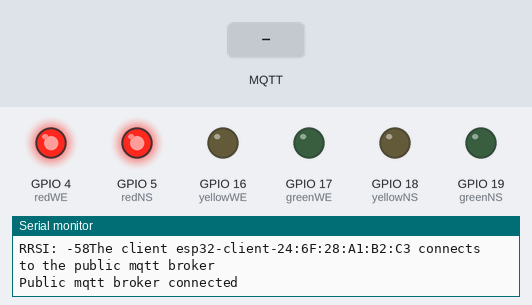
Bench run of a sketch on a simulated ESP32. On the bench: output pins drawn as LEDs (lit = HIGH), the last lines printed to the serial monitor. The inputs (shaded band) are chosen by the test bench. WiFi joins after 1.5 s; servers stay silent unless stated; no MQTT or app messages arrive unless stated.

Above: at 3.2 s.
3.3 s: MQTT message "NS green" arrives on the first subscribed topic
At 4.5 s:
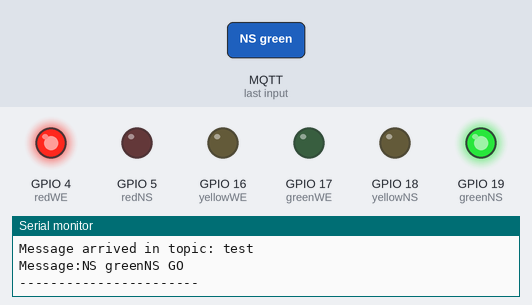
4.8 s: MQTT message "WE green" arrives on the first subscribed topic
At 5.7 s:
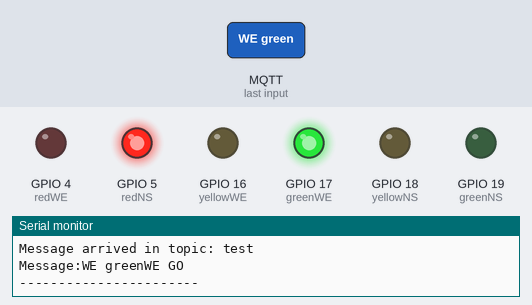
Timing chart, 0 to 7.8 s (numbered marks = the images above; inputs shaded):
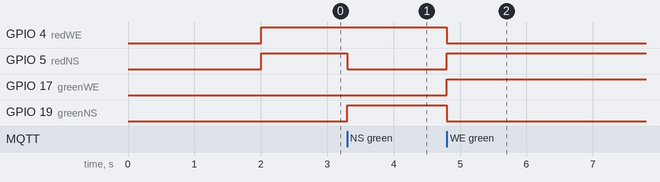

Measured:
- after the input at 3.3 s, GPIO 5 (redNS): HIGH → LOW at once; GPIO 19 (greenNS): LOW → HIGH at once
- after the input at 4.8 s, GPIO 4 (redWE), GPIO 19 (greenNS): HIGH → LOW at once; GPIO 5 (redNS), GPIO 17 (greenWE): LOW → HIGH at once

The sketch:

mqtt_lights.ino
```cpp
#include <WiFi.h>
#include <PubSubClient.h>
const int greenNS = 19;
const int yellowNS = 18;
const int redNS = 5;

const int greenWE = 17;
const int yellowWE = 16;
const int redWE = 4;
//const int yellow = 2;
//tb2j60YpfvFsWEBXFg3TmVUv6QG58YI4
const char* ssid = "colosseum";
const char* pswd = "";

const char *mqtt_broker = "ff9eefa9-internet-facing-4a22d2ce6a6119fc.elb.us-east-1.amazonaws.com";
const char *topic = "test";
const char *mqtt_username = "lights1234";
const char *mqtt_password = "buttons1234";
const int mqtt_port = 1883;

WiFiClient espClient;
PubSubClient client(espClient);
void initWiFi() {
  WiFi.mode(WIFI_STA); //
  WiFi.begin(ssid, pswd);
  Serial.println("connecting to wifi...");
  while (WiFi.status() != WL_CONNECTED) {
    Serial.print('.');
    delay(1000);
  }
  Serial.print("\nConnected to ");
  Serial.print(ssid);
  Serial.print("\nIP: ");
  Serial.print(WiFi.localIP());
}

void setup() {
  // put your setup code here, to run once:
  Serial.begin(115200);
  initWiFi();
  Serial.print("\nRRSI: ");
  Serial.print(WiFi.RSSI());
  //pinMode(yellow, OUTPUT);
  pinMode (redNS, OUTPUT);
  pinMode (yellowNS, OUTPUT);
  pinMode (greenNS, OUTPUT);

  pinMode (redWE, OUTPUT);
  pinMode (yellowWE, OUTPUT);
  pinMode (greenWE, OUTPUT);
  digitalWrite(redWE, 1);
  digitalWrite(redNS, 1);

  client.setServer(mqtt_broker, mqtt_port);
  client.setCallback(callback);
  while (!client.connected()) {
    String client_id = "esp32-client-";
    client_id += String(WiFi.macAddress());
    Serial.printf("The client %s connects to the public mqtt broker\n", client_id.c_str());
    if (client.connect(client_id.c_str(), mqtt_username, mqtt_password)) {
      Serial.println("Public mqtt broker connected");
    } else {
      Serial.print("failed with state ");
      Serial.print(client.state());
      delay(2000);
    }
  }
  client.publish(topic, "lights here");
  client.subscribe(topic);
}


void callback(char *topic, byte *payload, unsigned int length) {
  Serial.print("Message arrived in topic: ");
  Serial.println(topic);
  Serial.print("Message:");
  String message;
  for (int i = 0; i < length; i++) {
    message = message + (char) payload[i];  // convert *byte to string
  }
  Serial.print(message);
  if (message == "NS green") {
    digitalWrite(redWE, 1);
    digitalWrite(redNS, 0);
    digitalWrite(greenWE, 0);
    digitalWrite(greenNS, 1);
    Serial.println("NS GO");
  }
  if (message == "WE green") {
    digitalWrite(redWE, 0);
    digitalWrite(redNS, 1);
    digitalWrite(greenWE, 1);
    digitalWrite(greenNS, 0);
    Serial.println("WE GO");
  }
  Serial.println();
  Serial.println("-----------------------");
}

void loop() {
  client.loop();
}
```
